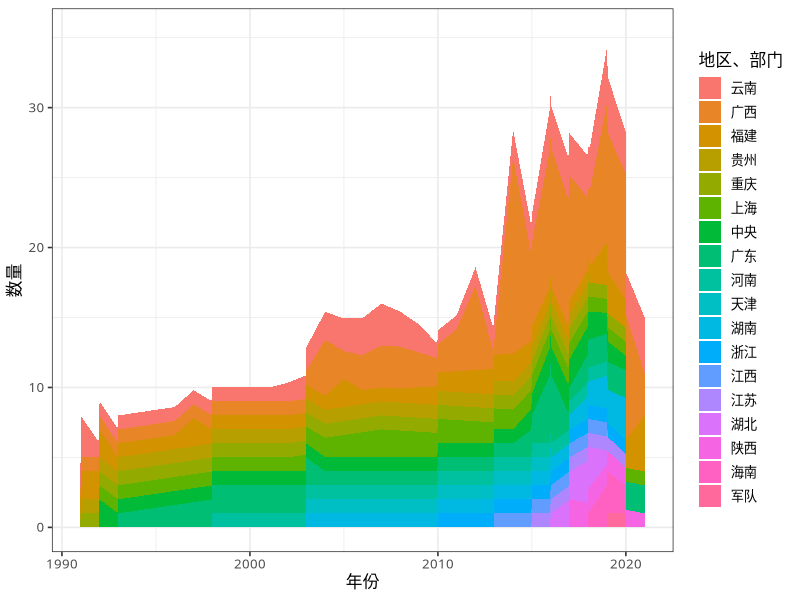

The R source for this figure:
# load cleaned data ####
library(tidyverse)
# setwd("d:/OneDrive - London School of Economics/Desktop/SocFund/Plot") # change to your working directory
clean <- read_csv("SEAASEAN_clean.csv")

# format date ####
clean <- clean |>
  filter(!is.na(protime) & !is.na(provloc)) |>
  mutate(
    protime = as.Date(protime),
    provloc = replace(provloc, provloc == "教育部", "中央"),
    provloc = replace(provloc, provloc == "社科院", "中央"),
    provloc = replace(provloc, provloc == "党校", "中央"),
    provloc = replace(provloc, provloc == "湖南省", "湖南"),
    provloc = replace(provloc, provloc == "广西南宁", "广西"),
    provloc = replace(provloc, provloc == "军队系统", "军队")
  )

# count provloc by year ####
plotData <- clean |>
  mutate(year = year(protime)) |>
  group_by(year, provloc) |>
  count()

plotDataSummary <- plotData |>
  group_by(provloc) |>
  summarise(n = sum(n)) |>
  arrange(desc(n))

plotData <- plotData |>
  mutate(provloc = fct_relevel(provloc, plotDataSummary$provloc)) # reorder provloc by sum of n

# plain plot ####
plotData |>
  ggplot(aes(x = year, y = n, fill = provloc)) +
  geom_area() +
  theme_bw(base_family = "Microsoft YaHei", # change to another font if needed
           base_size = 12) +
  labs(x = "年份", y = "数量", fill = "地区、部门")
#ggsave("output/regionPlot.pdf", width = 8, height = 5, device = cairo_pdf) # save as pdf